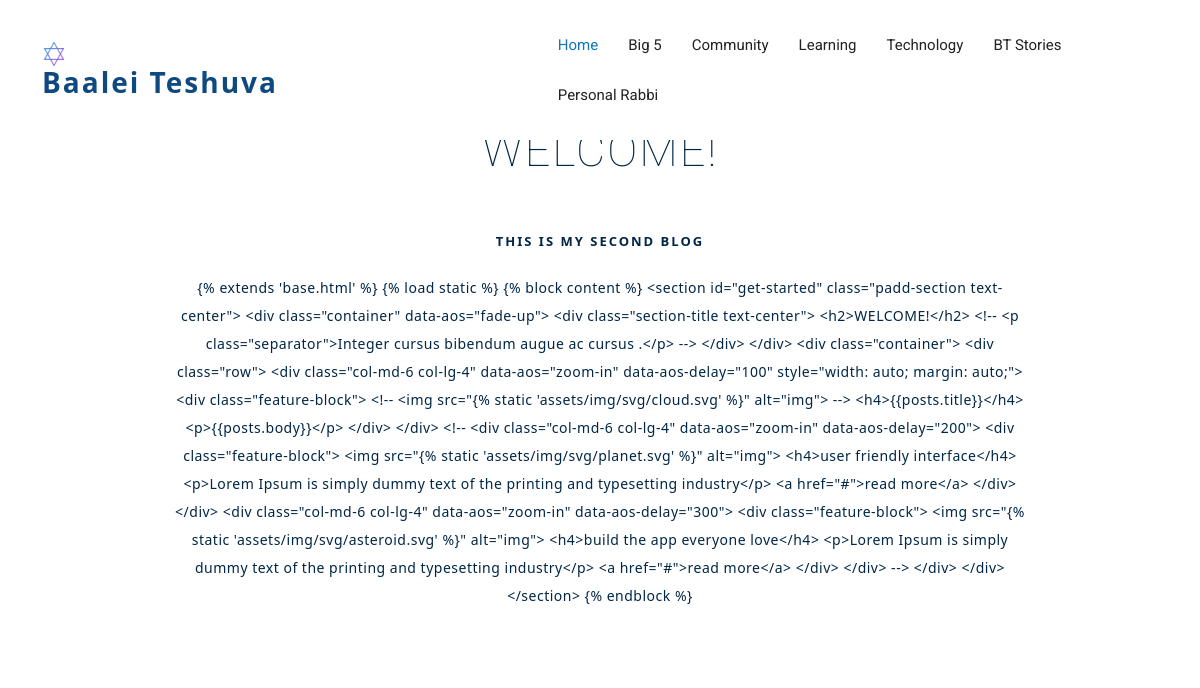
The app's page /btstories/bttwo/twopost/2 with its own data.
### baaleit/models.py (models this page shows, shortened)
class BTTwoPost(models.Model):
  img = models.ImageField(upload_to='pics/', default="C:\DjangoStuff\baaleiteshuva\baaleit\static\assets\img\reading.png")
  title = models.CharField(max_length=100)
  body = models.CharField(max_length=1000000)
  created_at = models.DateTimeField(default=datetime.now, blank=True)
  class Meta:
      verbose_name_plural = 'BT Two Posts'

### baaleit/views.py (the view)
# urls.py: path('btstories/bttwo/twopost/<str:pk>', views.twopost, name='twopost'),
def twopost(request, pk):
  posts = BTTwoPost.objects.get(id=pk)
  return render(request, 'twopost.html', {'posts': posts})

### baaleit/templates/twopost.html
{% extends 'base.html' %}
{% load static %}
{% block content %}
<section id="get-started" class="padd-section text-center">
  <div class="container" data-aos="fade-up">
    <div class="section-title text-center">
      <h2>WELCOME!</h2>
    </div>
  </div>
  <div class="container">
    <div class="row">
      <div class="col-md-6 col-lg-4" data-aos="zoom-in" data-aos-delay="100" style="width: auto; margin: auto;">
        <div class="feature-block">
          <h4>{{posts.title}}</h4>
          <p>{{posts.body}}</p>
        </div>
      </div>
    </div>
  </div>
</section>
{% endblock %}

### baaleit/static/assets/css/style.css (style rules this page uses)
body { background-color: #fff; color: #333; padding-top: 44px; }
h1, h2, h3, h4, h5, h6 { margin: 0; }
h2 { color: #012646; font-weight: 600; }
h4 { color: #012646; font-size: 13px; font-weight: 700; letter-spacing: 2px; text-transform: uppercase; line-height: 2; }
p { color: #012646; font-size: 14px; font-weight: 300; letter-spacing: 0.5px; line-height: 2; margin-bottom: 20px; padding-left: 10%; padding-right: 10%; }
section { overflow: hidden; }
.padd-section { padding-bottom: 80px; padding-top: 80px; }
.section-title { margin-bottom: 0px; }
.section-title h2 { font-family: "Roboto", sans-serif; font-size: 45px; font-weight: 100; letter-spacing: 2px; margin-bottom: 20px; text-transform: capitalize; }
#get-started { display: inline-block; height: 100%; width: 100%; }
#get-started .feature-block { background: #fff none repeat scroll 0 0; padding: 30px 20px; transition: all 0.5s ease-in-out 0s; }
#get-started .feature-block h4 { margin-bottom: 20px; }
#get-started .feature-block p { margin-bottom: 20px; }

### records on screen
BTTwoPost: title "THIS IS MY SECOND BLOG", body "{% extends 'base.html' %} {% load static %} {% block content %} <section id=\"get-started\" class=\"padd-section text-center\"> <div class=\"container\" data-aos=\"fade-up\"> <div class=\"section-title text-center\"> <h2>WELCOME!</h2> <!-- <p class=\"separator\">Integer cursus bibendum augue ac cursus .</p> --> </div> </div> <div class=\"container\"> <div class=\"row\"> <div class=\"col-md-6 col-lg-4\" data-aos=\"zoom-in\" data-aos-delay=\"100\" style=\"width: auto; margin: auto;\"> <div class=\"feature-block\"> <!-- <img src=\"{% static 'assets/img/svg/cloud.svg' %}\" alt=\"img\"> --> <h4>{{posts.title}}</h4> <p>{{posts.body}}</p> </div> </div> <!-- <div class=\"col-md-6 col-lg-4\" data-aos=\"zoom-in\"…"
